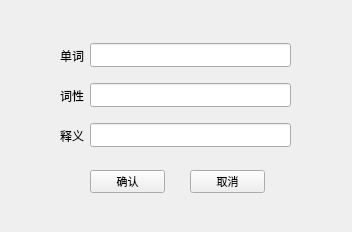
<?xml version="1.0" encoding="UTF-8"?>
<ui version="4.0">
 <class>insert</class>
 <widget class="QWidget" name="insert">
  <property name="geometry">
   <rect>
    <x>0</x>
    <y>0</y>
    <width>352</width>
    <height>232</height>
   </rect>
  </property>
  <property name="font">
   <font>
    <pointsize>8</pointsize>
   </font>
  </property>
  <property name="windowTitle">
   <string>Form</string>
  </property>
  <widget class="QWidget" name="horizontalLayoutWidget">
   <property name="geometry">
    <rect>
     <x>60</x>
     <y>40</y>
     <width>231</width>
     <height>31</height>
    </rect>
   </property>
   <property name="font">
    <font>
     <family>新宋体</family>
     <pointsize>8</pointsize>
    </font>
   </property>
   <layout class="QHBoxLayout" name="horizontalLayout">
    <item>
     <widget class="QLabel" name="label">
      <property name="font">
       <font>
        <family>新宋体</family>
        <pointsize>9</pointsize>
       </font>
      </property>
      <property name="text">
       <string>单词</string>
      </property>
     </widget>
    </item>
    <item>
     <widget class="QLineEdit" name="lineEdit">
      <property name="font">
       <font>
        <family>新宋体</family>
        <pointsize>8</pointsize>
       </font>
      </property>
     </widget>
    </item>
   </layout>
  </widget>
  <widget class="QWidget" name="horizontalLayoutWidget_2">
   <property name="geometry">
    <rect>
     <x>60</x>
     <y>80</y>
     <width>231</width>
     <height>31</height>
    </rect>
   </property>
   <property name="font">
    <font>
     <family>新宋体</family>
     <pointsize>8</pointsize>
    </font>
   </property>
   <layout class="QHBoxLayout" name="horizontalLayout_2">
    <item>
     <widget class="QLabel" name="label_2">
      <property name="font">
       <font>
        <family>新宋体</family>
        <pointsize>9</pointsize>
       </font>
      </property>
      <property name="text">
       <string>词性</string>
      </property>
     </widget>
    </item>
    <item>
     <widget class="QLineEdit" name="lineEdit_2">
      <property name="font">
       <font>
        <family>新宋体</family>
        <pointsize>8</pointsize>
       </font>
      </property>
     </widget>
    </item>
   </layout>
  </widget>
  <widget class="QWidget" name="horizontalLayoutWidget_3">
   <property name="geometry">
    <rect>
     <x>60</x>
     <y>120</y>
     <width>231</width>
     <height>31</height>
    </rect>
   </property>
   <property name="font">
    <font>
     <family>新宋体</family>
     <pointsize>8</pointsize>
    </font>
   </property>
   <layout class="QHBoxLayout" name="horizontalLayout_3">
    <item>
     <widget class="QLabel" name="label_3">
      <property name="font">
       <font>
        <family>新宋体</family>
        <pointsize>9</pointsize>
       </font>
      </property>
      <property name="text">
       <string>释义</string>
      </property>
     </widget>
    </item>
    <item>
     <widget class="QLineEdit" name="lineEdit_3">
      <property name="font">
       <font>
        <family>新宋体</family>
        <pointsize>8</pointsize>
       </font>
      </property>
     </widget>
    </item>
   </layout>
  </widget>
  <widget class="QPushButton" name="pushButton_insert">
   <property name="geometry">
    <rect>
     <x>90</x>
     <y>170</y>
     <width>75</width>
     <height>23</height>
    </rect>
   </property>
   <property name="font">
    <font>
     <family>新宋体</family>
     <pointsize>8</pointsize>
    </font>
   </property>
   <property name="text">
    <string>确认</string>
   </property>
  </widget>
  <widget class="QPushButton" name="pushButton_2_insert">
   <property name="geometry">
    <rect>
     <x>190</x>
     <y>170</y>
     <width>75</width>
     <height>23</height>
    </rect>
   </property>
   <property name="font">
    <font>
     <family>新宋体</family>
     <pointsize>8</pointsize>
    </font>
   </property>
   <property name="text">
    <string>取消</string>
   </property>
  </widget>
 </widget>
 <resources/>
 <connections/>
</ui>
